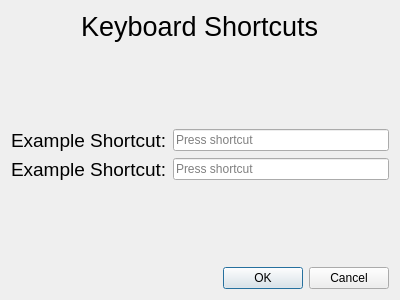
<?xml version="1.0" encoding="UTF-8"?>
<ui version="4.0">
 <class>KeyboardShortcuts</class>
 <widget class="QDialog" name="KeyboardShortcuts">
  <property name="geometry">
   <rect>
    <x>0</x>
    <y>0</y>
    <width>400</width>
    <height>300</height>
   </rect>
  </property>
  <property name="windowTitle">
   <string>KeyboardShortcuts</string>
  </property>
  <property name="windowIcon">
   <iconset resource="../icons/menu_icons.qrc">
    <normaloff>:/icons/command.png</normaloff>:/icons/command.png</iconset>
  </property>
  <layout class="QVBoxLayout" name="verticalLayout_2">
   <item alignment="Qt::AlignHCenter">
    <widget class="QLabel" name="profileLabel">
     <property name="sizePolicy">
      <sizepolicy hsizetype="Preferred" vsizetype="Fixed">
       <horstretch>0</horstretch>
       <verstretch>0</verstretch>
      </sizepolicy>
     </property>
     <property name="baseSize">
      <size>
       <width>-2206</width>
       <height>0</height>
      </size>
     </property>
     <property name="font">
      <font>
       <family>Liberation Sans</family>
       <pointsize>20</pointsize>
      </font>
     </property>
     <property name="text">
      <string>Keyboard Shortcuts</string>
     </property>
    </widget>
   </item>
   <item>
    <spacer name="verticalSpacer">
     <property name="orientation">
      <enum>Qt::Vertical</enum>
     </property>
     <property name="sizeHint" stdset="0">
      <size>
       <width>20</width>
       <height>40</height>
      </size>
     </property>
    </spacer>
   </item>
   <item>
    <layout class="QVBoxLayout" name="shortcutsLayout">
     <item>
      <layout class="QFormLayout" name="formLayout">
       <item row="0" column="0">
        <widget class="QLabel" name="profileLabel_2">
         <property name="sizePolicy">
          <sizepolicy hsizetype="Preferred" vsizetype="Fixed">
           <horstretch>0</horstretch>
           <verstretch>0</verstretch>
          </sizepolicy>
         </property>
         <property name="baseSize">
          <size>
           <width>-2206</width>
           <height>0</height>
          </size>
         </property>
         <property name="font">
          <font>
           <family>Liberation Sans</family>
           <pointsize>14</pointsize>
          </font>
         </property>
         <property name="text">
          <string>Example Shortcut:</string>
         </property>
        </widget>
       </item>
       <item row="0" column="1">
        <widget class="QKeySequenceEdit" name="keySequenceEdit"/>
       </item>
      </layout>
     </item>
     <item>
      <layout class="QFormLayout" name="formLayout_18">
       <item row="0" column="0">
        <widget class="QLabel" name="profileLabel_19">
         <property name="sizePolicy">
          <sizepolicy hsizetype="Preferred" vsizetype="Fixed">
           <horstretch>0</horstretch>
           <verstretch>0</verstretch>
          </sizepolicy>
         </property>
         <property name="baseSize">
          <size>
           <width>-2206</width>
           <height>0</height>
          </size>
         </property>
         <property name="font">
          <font>
           <family>Liberation Sans</family>
           <pointsize>14</pointsize>
          </font>
         </property>
         <property name="text">
          <string>Example Shortcut:</string>
         </property>
        </widget>
       </item>
       <item row="0" column="1">
        <widget class="QKeySequenceEdit" name="keySequenceEdit_18"/>
       </item>
      </layout>
     </item>
    </layout>
   </item>
   <item>
    <spacer name="verticalSpacer_2">
     <property name="orientation">
      <enum>Qt::Vertical</enum>
     </property>
     <property name="sizeHint" stdset="0">
      <size>
       <width>20</width>
       <height>40</height>
      </size>
     </property>
    </spacer>
   </item>
   <item>
    <widget class="QDialogButtonBox" name="buttonBox">
     <property name="orientation">
      <enum>Qt::Horizontal</enum>
     </property>
     <property name="standardButtons">
      <set>QDialogButtonBox::Cancel|QDialogButtonBox::Ok</set>
     </property>
    </widget>
   </item>
  </layout>
 </widget>
 <resources>
  <include location="../icons/menu_icons.qrc"/>
 </resources>
 <connections>
  <connection>
   <sender>buttonBox</sender>
   <signal>accepted()</signal>
   <receiver>KeyboardShortcuts</receiver>
   <slot>accept()</slot>
   <hints>
    <hint type="sourcelabel">
     <x>248</x>
     <y>254</y>
    </hint>
    <hint type="destinationlabel">
     <x>157</x>
     <y>274</y>
    </hint>
   </hints>
  </connection>
  <connection>
   <sender>buttonBox</sender>
   <signal>rejected()</signal>
   <receiver>KeyboardShortcuts</receiver>
   <slot>reject()</slot>
   <hints>
    <hint type="sourcelabel">
     <x>316</x>
     <y>260</y>
    </hint>
    <hint type="destinationlabel">
     <x>286</x>
     <y>274</y>
    </hint>
   </hints>
  </connection>
 </connections>
</ui>
